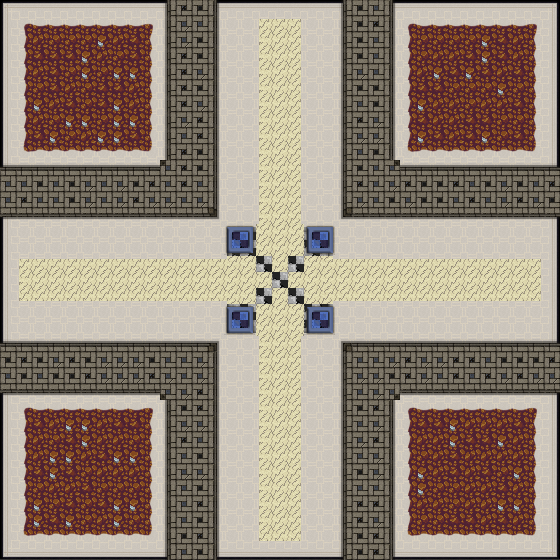

The image is a tile-based game level rendered from a .tmx file. Its description and source (layers, tilesets, objects; grid data summarised) follow:
An orthogonal 35x35 tile map with 16x16 px tiles, 3 tile layers (floor, floor2, breakable) and 13 objects (9x light, player0, player3, player1, player2).

<map version="1.0" orientation="orthogonal" renderorder="right-down" width="35" height="35" tilewidth="16" tileheight="16" nextobjectid="22">
 <properties>
  <property name="ambientLight" type="float" value="0.5" />
 </properties>
 <tileset firstgid="1" name="tiles" tilewidth="16" tileheight="16" tilecount="588" columns="49">
  <image source="tiles.png" width="798" height="192" />
 </tileset>
 <layer name="floor" width="35" height="35">
  <data>[1225 cells, 1225 non-empty, 9 distinct tile ids]</data>
 </layer>
 <layer name="floor2" width="35" height="35">
  <data>[1225 cells, 529 non-empty, 34 distinct tile ids]</data>
 </layer>
 <layer name="breakable" width="35" height="35">
  <data>[1225 cells, 400 non-empty, 20 distinct tile ids]</data>
 </layer>
 <objectgroup name="Light">
  <properties>
   <property name="ambientLight" type="float" value="0.3" />
  </properties>
  <object id="2" name="Light" type="light" x="528" y="272" width="16" height="16">
   <properties>
    <property name="distance" type="float" value="20" />
    <property name="rays" type="int" value="500" />
   </properties>
   <ellipse />
  </object>
  <object id="9" name="Light" type="light" x="272" y="528" width="16" height="16">
   <properties>
    <property name="distance" type="float" value="20" />
    <property name="rays" type="int" value="500" />
   </properties>
   <ellipse />
  </object>
  <object id="10" name="Light" type="light" x="16" y="272" width="16" height="16">
   <properties>
    <property name="distance" type="float" value="20" />
    <property name="rays" type="int" value="500" />
   </properties>
   <ellipse />
  </object>
  <object id="12" name="Light" type="light" x="272" y="16" width="16" height="16">
   <properties>
    <property name="distance" type="float" value="20" />
    <property name="rays" type="int" value="500" />
   </properties>
   <ellipse />
  </object>
  <object id="13" name="Light" type="light" x="16" y="16" width="16" height="16">
   <properties>
    <property name="distance" type="float" value="20" />
    <property name="rays" type="int" value="500" />
   </properties>
   <ellipse />
  </object>
  <object id="14" name="Light" type="light" x="528" y="16" width="16" height="16">
   <properties>
    <property name="distance" type="float" value="20" />
    <property name="rays" type="int" value="500" />
   </properties>
   <ellipse />
  </object>
  <object id="15" name="Light" type="light" x="528" y="528" width="16" height="16">
   <properties>
    <property name="distance" type="float" value="20" />
    <property name="rays" type="int" value="500" />
   </properties>
   <ellipse />
  </object>
  <object id="16" name="Light" type="light" x="16" y="528" width="16" height="16">
   <properties>
    <property name="distance" type="float" value="20" />
    <property name="rays" type="int" value="500" />
   </properties>
   <ellipse />
  </object>
  <object id="17" name="Light" type="light" x="272" y="272" width="16" height="16">
   <properties>
    <property name="distance" type="float" value="20" />
    <property name="rays" type="int" value="500" />
   </properties>
   <ellipse />
  </object>
 </objectgroup>
 <objectgroup name="Player">
  <object id="18" name="Player" type="player0" x="272" y="32" width="16" height="16">
   <properties>
    <property name="angle" type="float" value="0" />
   </properties>
   <ellipse />
  </object>
  <object id="19" name="Player" type="player3" x="32" y="272" width="16" height="16">
   <properties>
    <property name="angle" type="float" value="90" />
   </properties>
   <ellipse />
  </object>
  <object id="20" name="Player" type="player1" x="512" y="272" width="16" height="16">
   <properties>
    <property name="angle" type="float" value="270" />
   </properties>
   <ellipse />
  </object>
  <object id="21" name="Player" type="player2" x="272" y="512" width="16" height="16">
   <properties>
    <property name="angle" type="float" value="180" />
   </properties>
   <ellipse />
  </object>
 </objectgroup>
</map>
